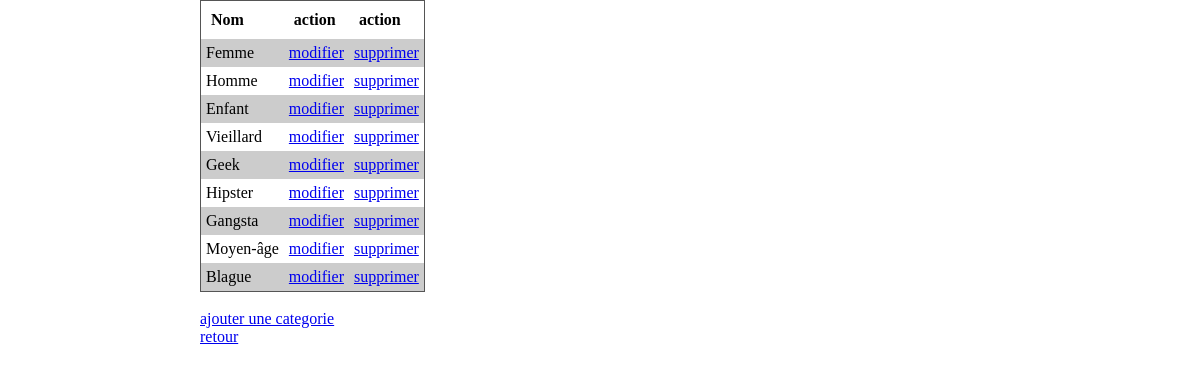
The app's page /admin.php?type=category with its own data.
### tables this page shows
CREATE TABLE IF NOT EXISTS `categorie` (
  `id` int(11) NOT NULL AUTO_INCREMENT,
  `nom` text NOT NULL,
  PRIMARY KEY (`id`)
);

### admin_category.php (the view, shortened to what this page needs)
<?php
include ("connect.php");
	if ((!isset($_GET["id"]) || $_GET["id"] === "") && (!isset($_GET["action"]) || $_GET["action"] == ""))
	{
		$query = "SELECT * FROM `categorie` WHERE 1";
		$result = mysqli_query($con, $query);
		echo "<table>\n";
		echo "<tr><th>Nom</th><th>action</th><th>action</th></tr>\n";
		while ($row = mysqli_fetch_array($result)) {
			echo "<tr>\n";
			echo "<td>" . $row["nom"] . "</td>\n";
			echo "<td><a href=\"admin.php?type=category&id=" . $row["id"] . "&action=set\">modifier</a></td>\n";
			echo "<td><a href=\"admin.php?type=category&id=" . $row["id"] . "&action=del\">supprimer</a></td>\n";
			echo "</tr>\n";
		}
		echo "</table><br />\n";
		echo "<a href=\"admin.php?type=category&action=add\">ajouter une categorie</a><br />\n";
		echo "<a href=\"admin.php\">retour</a>\n";
	}
?>

### style.css (style rules this page uses)
body { margin: 0; padding: 0; }
#administration table { border: solid 1px #555; margin: 0; border-spacing: 0; }
#administration table th { padding: 10px; text-align: left; }
#administration table tr, #administration table tr td { padding: 5px; }
#administration table tr:nth-child(even) td { background-color: #CCCCCC; }

### records on screen
categorie: nom "Femme"
categorie: nom "Homme"
categorie: nom "Enfant"
categorie: nom "Vieillard"
categorie: nom "Geek"
categorie: nom "Hipster"
categorie: nom "Gangsta"
categorie: nom "Moyen-âge"
categorie: nom "Blague"
